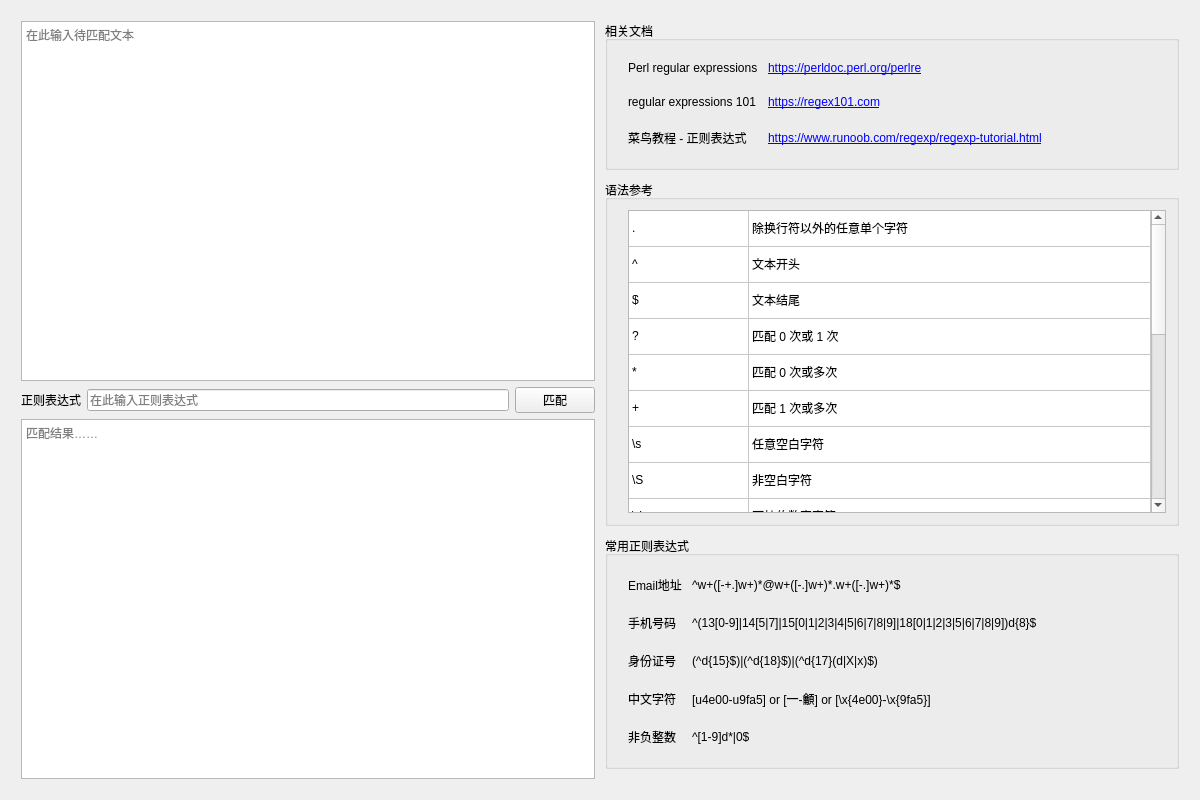
<?xml version="1.0" encoding="UTF-8"?>
<ui version="4.0">
 <class>RegexToolClass</class>
 <widget class="QWidget" name="RegexToolClass">
  <property name="geometry">
   <rect>
    <x>0</x>
    <y>0</y>
    <width>1200</width>
    <height>800</height>
   </rect>
  </property>
  <property name="minimumSize">
   <size>
    <width>1200</width>
    <height>800</height>
   </size>
  </property>
  <property name="windowTitle">
   <string>RegexTool</string>
  </property>
  <property name="windowIcon">
   <iconset resource="../devtools.qrc">
    <normaloff>:/images/DevTools.svg</normaloff>:/images/DevTools.svg</iconset>
  </property>
  <layout class="QGridLayout" name="gridLayout_4">
   <item row="0" column="0">
    <layout class="QGridLayout" name="gridLayout" columnstretch="1,1">
     <property name="leftMargin">
      <number>10</number>
     </property>
     <property name="topMargin">
      <number>10</number>
     </property>
     <property name="rightMargin">
      <number>10</number>
     </property>
     <property name="bottomMargin">
      <number>10</number>
     </property>
     <property name="spacing">
      <number>10</number>
     </property>
     <item row="2" column="1">
      <widget class="QGroupBox" name="groupBox3">
       <property name="title">
        <string>常用正则表达式</string>
       </property>
       <layout class="QGridLayout" name="gridLayout_2">
        <property name="leftMargin">
         <number>10</number>
        </property>
        <property name="topMargin">
         <number>10</number>
        </property>
        <property name="rightMargin">
         <number>10</number>
        </property>
        <property name="bottomMargin">
         <number>10</number>
        </property>
        <property name="spacing">
         <number>10</number>
        </property>
        <item row="0" column="0">
         <layout class="QGridLayout" name="gridLayout2" rowstretch="0,0,0,0,0" columnstretch="1,100">
          <property name="leftMargin">
           <number>10</number>
          </property>
          <property name="topMargin">
           <number>10</number>
          </property>
          <property name="rightMargin">
           <number>10</number>
          </property>
          <property name="bottomMargin">
           <number>10</number>
          </property>
          <property name="horizontalSpacing">
           <number>10</number>
          </property>
          <property name="verticalSpacing">
           <number>20</number>
          </property>
          <item row="3" column="1">
           <widget class="QLabel" name="label4_zh">
            <property name="text">
             <string>[u4e00-u9fa5] or [一-龥] or [\x{4e00}-\x{9fa5}]</string>
            </property>
            <property name="textInteractionFlags">
             <set>Qt::TextSelectableByMouse</set>
            </property>
           </widget>
          </item>
          <item row="1" column="0">
           <widget class="QLabel" name="label_4">
            <property name="text">
             <string>手机号码</string>
            </property>
           </widget>
          </item>
          <item row="2" column="1">
           <widget class="QLabel" name="label3_id">
            <property name="text">
             <string>(^d{15}$)|(^d{18}$)|(^d{17}(d|X|x)$)</string>
            </property>
            <property name="wordWrap">
             <bool>false</bool>
            </property>
            <property name="textInteractionFlags">
             <set>Qt::TextSelectableByMouse</set>
            </property>
           </widget>
          </item>
          <item row="0" column="1">
           <widget class="QLabel" name="label1_email">
            <property name="text">
             <string>^w+([-+.]w+)*@w+([-.]w+)*.w+([-.]w+)*$</string>
            </property>
            <property name="wordWrap">
             <bool>false</bool>
            </property>
            <property name="textInteractionFlags">
             <set>Qt::TextSelectableByMouse</set>
            </property>
           </widget>
          </item>
          <item row="3" column="0">
           <widget class="QLabel" name="label_2">
            <property name="text">
             <string>中文字符</string>
            </property>
           </widget>
          </item>
          <item row="2" column="0">
           <widget class="QLabel" name="label_6">
            <property name="text">
             <string>身份证号</string>
            </property>
           </widget>
          </item>
          <item row="0" column="0">
           <widget class="QLabel" name="label_3">
            <property name="text">
             <string>Email地址</string>
            </property>
           </widget>
          </item>
          <item row="1" column="1">
           <widget class="QLabel" name="label2_tel">
            <property name="text">
             <string>^(13[0-9]|14[5|7]|15[0|1|2|3|4|5|6|7|8|9]|18[0|1|2|3|5|6|7|8|9])d{8}$</string>
            </property>
            <property name="wordWrap">
             <bool>false</bool>
            </property>
            <property name="textInteractionFlags">
             <set>Qt::TextSelectableByMouse</set>
            </property>
           </widget>
          </item>
          <item row="4" column="0">
           <widget class="QLabel" name="label_11">
            <property name="text">
             <string>非负整数</string>
            </property>
           </widget>
          </item>
          <item row="4" column="1">
           <widget class="QLabel" name="label_12">
            <property name="text">
             <string>^[1-9]d*|0$</string>
            </property>
            <property name="textInteractionFlags">
             <set>Qt::LinksAccessibleByMouse|Qt::TextSelectableByMouse</set>
            </property>
           </widget>
          </item>
         </layout>
        </item>
       </layout>
      </widget>
     </item>
     <item row="0" column="1">
      <widget class="QGroupBox" name="groupBox1">
       <property name="title">
        <string>相关文档</string>
       </property>
       <layout class="QGridLayout" name="gridLayout_3">
        <property name="leftMargin">
         <number>10</number>
        </property>
        <property name="topMargin">
         <number>10</number>
        </property>
        <property name="rightMargin">
         <number>10</number>
        </property>
        <property name="bottomMargin">
         <number>10</number>
        </property>
        <property name="spacing">
         <number>10</number>
        </property>
        <item row="0" column="0">
         <layout class="QGridLayout" name="gridLayout1" rowstretch="0,0,0" columnstretch="1,100">
          <property name="leftMargin">
           <number>10</number>
          </property>
          <property name="topMargin">
           <number>10</number>
          </property>
          <property name="rightMargin">
           <number>10</number>
          </property>
          <property name="bottomMargin">
           <number>10</number>
          </property>
          <property name="horizontalSpacing">
           <number>10</number>
          </property>
          <property name="verticalSpacing">
           <number>20</number>
          </property>
          <item row="1" column="0">
           <widget class="QLabel" name="label_7">
            <property name="text">
             <string>regular expressions 101</string>
            </property>
           </widget>
          </item>
          <item row="0" column="1">
           <widget class="QLabel" name="label1_email_2">
            <property name="text">
             <string>&lt;a href=&quot;https://perldoc.perl.org/perlre&quot;&gt;&lt;span style=&quot; text-decoration: underline; color:#0000ff;&quot;&gt;https://perldoc.perl.org/perlre&lt;/span&gt;&lt;/a&gt;</string>
            </property>
            <property name="openExternalLinks">
             <bool>true</bool>
            </property>
           </widget>
          </item>
          <item row="0" column="0">
           <widget class="QLabel" name="label_5">
            <property name="text">
             <string>Perl regular expressions</string>
            </property>
           </widget>
          </item>
          <item row="1" column="1">
           <widget class="QLabel" name="label_8">
            <property name="text">
             <string>&lt;html&gt;&lt;head/&gt;&lt;body&gt;&lt;p&gt;&lt;a href=&quot;https://regex101.com&quot;&gt;&lt;span style=&quot; text-decoration: underline; color:#0000ff;&quot;&gt;https://regex101.com&lt;/span&gt;&lt;/a&gt;&lt;/p&gt;&lt;/body&gt;&lt;/html&gt;</string>
            </property>
            <property name="openExternalLinks">
             <bool>true</bool>
            </property>
           </widget>
          </item>
          <item row="2" column="0">
           <widget class="QLabel" name="label_9">
            <property name="text">
             <string>菜鸟教程 - 正则表达式</string>
            </property>
           </widget>
          </item>
          <item row="2" column="1">
           <widget class="QLabel" name="label_10">
            <property name="text">
             <string>&lt;a href=&quot;https://www.runoob.com/regexp/regexp-tutorial.html&quot;&gt;&lt;span style=&quot; text-decoration: underline; color:#0000ff;&quot;&gt;https://www.runoob.com/regexp/regexp-tutorial.html&lt;/span&gt;&lt;/a&gt;</string>
            </property>
            <property name="openExternalLinks">
             <bool>true</bool>
            </property>
           </widget>
          </item>
         </layout>
        </item>
       </layout>
      </widget>
     </item>
     <item row="0" column="0" rowspan="4">
      <layout class="QGridLayout" name="gridLayout0">
       <item row="1" column="2">
        <widget class="QPushButton" name="btn_match">
         <property name="text">
          <string>匹配</string>
         </property>
        </widget>
       </item>
       <item row="0" column="0" colspan="3">
        <widget class="QTextEdit" name="te_input">
         <property name="placeholderText">
          <string>在此输入待匹配文本</string>
         </property>
        </widget>
       </item>
       <item row="2" column="0" colspan="3">
        <widget class="QTextEdit" name="te_output">
         <property name="readOnly">
          <bool>true</bool>
         </property>
         <property name="placeholderText">
          <string>匹配结果……</string>
         </property>
        </widget>
       </item>
       <item row="1" column="1">
        <widget class="QLineEdit" name="line_regex">
         <property name="placeholderText">
          <string>在此输入正则表达式</string>
         </property>
        </widget>
       </item>
       <item row="1" column="0">
        <widget class="QLabel" name="label">
         <property name="text">
          <string>正则表达式</string>
         </property>
        </widget>
       </item>
      </layout>
     </item>
     <item row="1" column="1">
      <widget class="QGroupBox" name="groupBox2">
       <property name="title">
        <string>语法参考</string>
       </property>
       <layout class="QFormLayout" name="formLayout">
        <property name="horizontalSpacing">
         <number>10</number>
        </property>
        <property name="verticalSpacing">
         <number>10</number>
        </property>
        <property name="leftMargin">
         <number>10</number>
        </property>
        <property name="topMargin">
         <number>10</number>
        </property>
        <property name="rightMargin">
         <number>10</number>
        </property>
        <property name="bottomMargin">
         <number>10</number>
        </property>
        <item row="0" column="1">
         <widget class="QTableWidget" name="tableWidget">
          <property name="editTriggers">
           <set>QAbstractItemView::NoEditTriggers</set>
          </property>
          <property name="selectionMode">
           <enum>QAbstractItemView::NoSelection</enum>
          </property>
          <attribute name="horizontalHeaderVisible">
           <bool>false</bool>
          </attribute>
          <attribute name="horizontalHeaderMinimumSectionSize">
           <number>120</number>
          </attribute>
          <attribute name="horizontalHeaderDefaultSectionSize">
           <number>120</number>
          </attribute>
          <attribute name="horizontalHeaderStretchLastSection">
           <bool>true</bool>
          </attribute>
          <attribute name="verticalHeaderVisible">
           <bool>false</bool>
          </attribute>
          <attribute name="verticalHeaderMinimumSectionSize">
           <number>36</number>
          </attribute>
          <attribute name="verticalHeaderDefaultSectionSize">
           <number>36</number>
          </attribute>
          <row>
           <property name="text">
            <string>0</string>
           </property>
          </row>
          <row>
           <property name="text">
            <string>1</string>
           </property>
          </row>
          <row>
           <property name="text">
            <string>2</string>
           </property>
          </row>
          <row>
           <property name="text">
            <string>?</string>
           </property>
          </row>
          <row>
           <property name="text">
            <string>*</string>
           </property>
          </row>
          <row>
           <property name="text">
            <string>+</string>
           </property>
          </row>
          <row>
           <property name="text">
            <string>\s</string>
           </property>
          </row>
          <row>
           <property name="text">
            <string>\S</string>
           </property>
          </row>
          <row>
           <property name="text">
            <string>3</string>
           </property>
          </row>
          <row>
           <property name="text">
            <string>\D</string>
           </property>
          </row>
          <row>
           <property name="text">
            <string>\w</string>
           </property>
          </row>
          <row>
           <property name="text">
            <string>\W</string>
           </property>
          </row>
          <row>
           <property name="text">
            <string>5</string>
           </property>
          </row>
          <row>
           <property name="text">
            <string>6</string>
           </property>
          </row>
          <row>
           <property name="text">
            <string>7</string>
           </property>
          </row>
          <row>
           <property name="text">
            <string>8</string>
           </property>
          </row>
          <row>
           <property name="text">
            <string>12</string>
           </property>
          </row>
          <row>
           <property name="text">
            <string>13</string>
           </property>
          </row>
          <row>
           <property name="text">
            <string>14</string>
           </property>
          </row>
          <row>
           <property name="text">
            <string>15</string>
           </property>
          </row>
          <column>
           <property name="text">
            <string>语法</string>
           </property>
          </column>
          <column>
           <property name="text">
            <string>含义</string>
           </property>
          </column>
          <item row="0" column="0">
           <property name="text">
            <string>.</string>
           </property>
          </item>
          <item row="0" column="1">
           <property name="text">
            <string>除换行符以外的任意单个字符</string>
           </property>
          </item>
          <item row="1" column="0">
           <property name="text">
            <string>^</string>
           </property>
          </item>
          <item row="1" column="1">
           <property name="text">
            <string>文本开头</string>
           </property>
          </item>
          <item row="2" column="0">
           <property name="text">
            <string>$</string>
           </property>
          </item>
          <item row="2" column="1">
           <property name="text">
            <string>文本结尾</string>
           </property>
          </item>
          <item row="3" column="0">
           <property name="text">
            <string>?</string>
           </property>
          </item>
          <item row="3" column="1">
           <property name="text">
            <string>匹配 0 次或 1 次</string>
           </property>
          </item>
          <item row="4" column="0">
           <property name="text">
            <string>*</string>
           </property>
          </item>
          <item row="4" column="1">
           <property name="text">
            <string>匹配 0 次或多次</string>
           </property>
          </item>
          <item row="5" column="0">
           <property name="text">
            <string>+</string>
           </property>
          </item>
          <item row="5" column="1">
           <property name="text">
            <string>匹配 1 次或多次</string>
           </property>
          </item>
          <item row="6" column="0">
           <property name="text">
            <string>\s</string>
           </property>
          </item>
          <item row="6" column="1">
           <property name="text">
            <string>任意空白字符</string>
           </property>
          </item>
          <item row="7" column="0">
           <property name="text">
            <string>\S</string>
           </property>
          </item>
          <item row="7" column="1">
           <property name="text">
            <string>非空白字符</string>
           </property>
          </item>
          <item row="8" column="0">
           <property name="text">
            <string>\d</string>
           </property>
          </item>
          <item row="8" column="1">
           <property name="text">
            <string>阿拉伯数字字符</string>
           </property>
          </item>
          <item row="9" column="0">
           <property name="text">
            <string>\D</string>
           </property>
          </item>
          <item row="9" column="1">
           <property name="text">
            <string>非阿拉伯数字字符</string>
           </property>
          </item>
          <item row="10" column="0">
           <property name="text">
            <string>\w</string>
           </property>
          </item>
          <item row="10" column="1">
           <property name="text">
            <string>字母、数字或下划线字符</string>
           </property>
          </item>
          <item row="11" column="0">
           <property name="text">
            <string>\W</string>
           </property>
          </item>
          <item row="11" column="1">
           <property name="text">
            <string>非字母、数字或下划线字符</string>
           </property>
          </item>
          <item row="12" column="0">
           <property name="text">
            <string>[abc]</string>
           </property>
          </item>
          <item row="12" column="1">
           <property name="text">
            <string>单个 a 或 b 或 c 字符</string>
           </property>
          </item>
          <item row="13" column="0">
           <property name="text">
            <string>[^abc]</string>
           </property>
          </item>
          <item row="13" column="1">
           <property name="text">
            <string>非 a 或 b 或 c 字符</string>
           </property>
          </item>
          <item row="14" column="0">
           <property name="text">
            <string>[a-z]</string>
           </property>
          </item>
          <item row="14" column="1">
           <property name="text">
            <string>匹配 a 到 z 中的一个字母</string>
           </property>
          </item>
          <item row="15" column="0">
           <property name="text">
            <string>a|b</string>
           </property>
          </item>
          <item row="15" column="1">
           <property name="text">
            <string>匹配 a 或 b</string>
           </property>
          </item>
          <item row="16" column="0">
           <property name="text">
            <string>{n}</string>
           </property>
          </item>
          <item row="16" column="1">
           <property name="text">
            <string>匹配 n 次</string>
           </property>
          </item>
          <item row="17" column="0">
           <property name="text">
            <string>{n,}</string>
           </property>
          </item>
          <item row="17" column="1">
           <property name="text">
            <string>匹配至少 n 次</string>
           </property>
          </item>
          <item row="18" column="0">
           <property name="text">
            <string>{,n}</string>
           </property>
          </item>
          <item row="18" column="1">
           <property name="text">
            <string>匹配最多 n 次</string>
           </property>
          </item>
          <item row="19" column="0">
           <property name="text">
            <string>{n,m}</string>
           </property>
          </item>
          <item row="19" column="1">
           <property name="text">
            <string>匹配至少 n 次但不超过 m 次</string>
           </property>
          </item>
         </widget>
        </item>
       </layout>
      </widget>
     </item>
    </layout>
   </item>
  </layout>
 </widget>
 <layoutdefault spacing="6" margin="11"/>
 <resources>
  <include location="../devtools.qrc"/>
 </resources>
 <connections/>
</ui>
